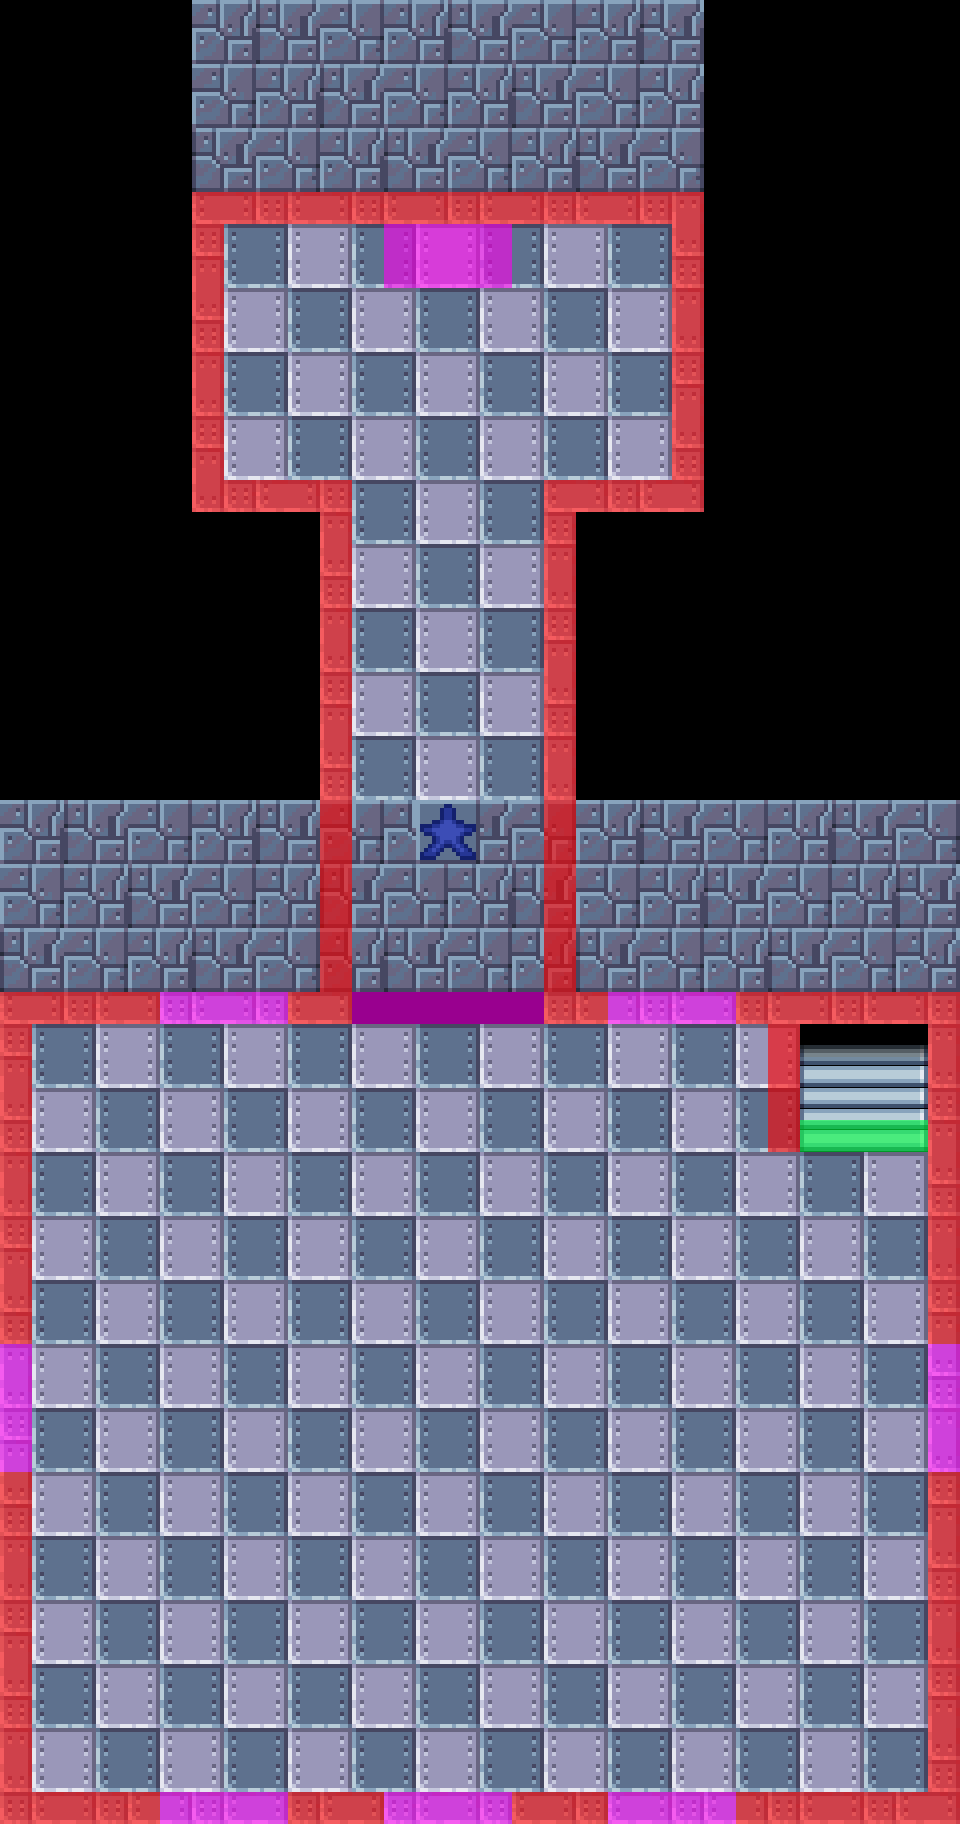

A level layout from a 2D game, rendered from its tile map. Below: a short description, then the map file with tile-grid data replaced by summaries:
An orthogonal 30x57 tile map with 32x32 px tiles, 7 tile layers (Suelo, Pared, Escalera, False_Wall, ...), 2 tilesets and 9 objects.

<map version="1.4" tiledversion="1.4.2" orientation="orthogonal" renderorder="right-down" width="30" height="57" tilewidth="32" tileheight="32" infinite="0" nextlayerid="26" nextobjectid="23">
 <properties>
  <property name="doorLayer" type="int" value="4" />
  <property name="interactions" type="int" value="6" />
  <property name="wallLayer" type="int" value="5" />
 </properties>
 <tileset firstgid="1" name="prop_dungeon_v01_w" tilewidth="32" tileheight="32" tilecount="240" columns="30">
  <image source="prop_dungeon_v01_w.png" width="960" height="256" />
 </tileset>
 <tileset firstgid="241" name="collisions" tilewidth="32" tileheight="32" tilecount="3" columns="3">
  <image source="prop_collsions_v01.png" width="96" height="33" />
 </tileset>
 <layer id="8" name="Suelo" width="30" height="57">
  <data>[1710 cells, 1060 non-empty, 20 distinct tile ids]</data>
 </layer>
 <layer id="19" name="Pared" width="30" height="57">
  <data>[1710 cells, 228 non-empty, 12 distinct tile ids]</data>
 </layer>
 <layer id="21" name="Escalera" width="30" height="57">
  <data>[1710 cells, 16 non-empty, 16 distinct tile ids]</data>
 </layer>
 <layer id="25" name="False_Wall" width="30" height="57">
  <data>[1710 cells, 522 non-empty, 17 distinct tile ids]</data>
 </layer>
 <layer id="15" name="Collisions_Door" width="30" height="57">
  <properties>
   <property name="drawable" type="int" value="0" />
  </properties>
  <data>[1710 cells, 4 non-empty, 1 distinct tile ids]</data>
 </layer>
 <layer id="16" name="Collisions_Wall" width="30" height="57">
  <properties>
   <property name="drawable" type="int" value="0" />
  </properties>
  <data>[1710 cells, 150 non-empty, 1 distinct tile ids]</data>
 </layer>
 <layer id="23" name="Collisions_Interact" width="30" height="57">
  <properties>
   <property name="drawable" type="int" value="0" />
  </properties>
  <data>[1710 cells, 42 non-empty, 1 distinct tile ids]</data>
 </layer>
 <objectgroup id="18" name="Interactions">
  <object id="9" x="384.25" y="224.674" width="127.5" height="62.7424">
   <properties>
    <property name="interaction" value="treasure_bonus" />
   </properties>
  </object>
  <object id="14" x="159.75" y="992" width="128.5" height="31.75">
   <properties>
    <property name="interaction" value="palanca_1" />
   </properties>
  </object>
  <object id="15" x="383.5" y="992.125" width="128.5" height="32">
   <properties>
    <property name="interaction" value="palanca_2" />
   </properties>
  </object>
  <object id="16" x="607.75" y="992.125" width="128" height="31.75">
   <properties>
    <property name="interaction" value="palanca_3" />
   </properties>
  </object>
  <object id="17" x="928.25" y="1344.38" width="31.75" height="127.5">
   <properties>
    <property name="interaction" value="palanca_4" />
   </properties>
  </object>
  <object id="19" x="384" y="1792.38" width="127.75" height="31.75">
   <properties>
    <property name="interaction" value="palanca_6" />
   </properties>
  </object>
  <object id="20" x="160" y="1792.38" width="127.75" height="31.75">
   <properties>
    <property name="interaction" value="palanca_7" />
   </properties>
  </object>
  <object id="21" x="-0.25" y="1344.38" width="32.5" height="127.5">
   <properties>
    <property name="interaction" value="palanca_8" />
   </properties>
  </object>
  <object id="22" x="608" y="1792" width="128" height="32">
   <properties>
    <property name="interaction" value="palanca_5" />
   </properties>
  </object>
 </objectgroup>
</map>